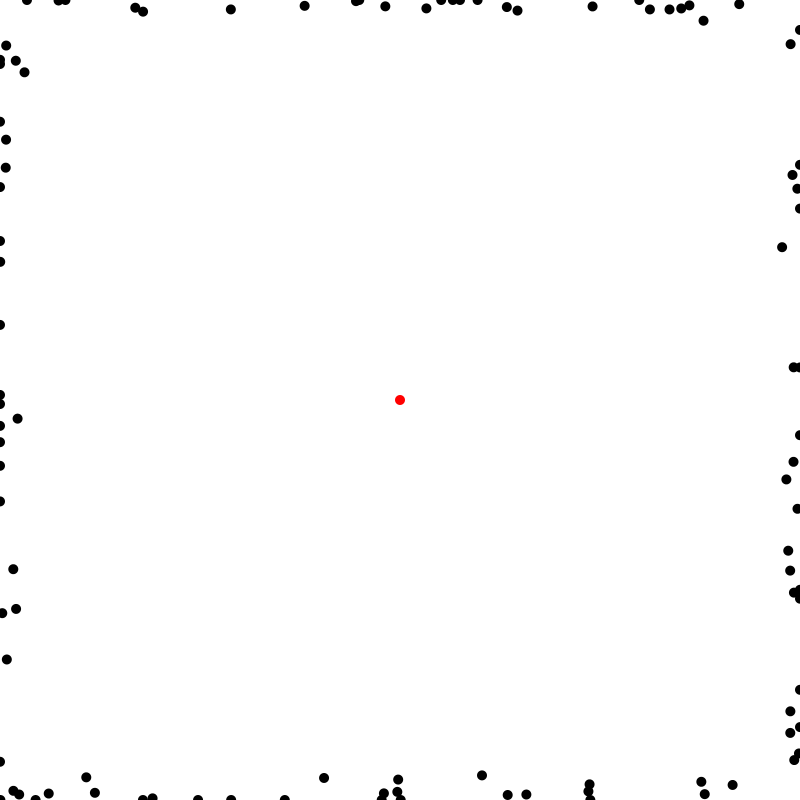
Frame 1 (no input)
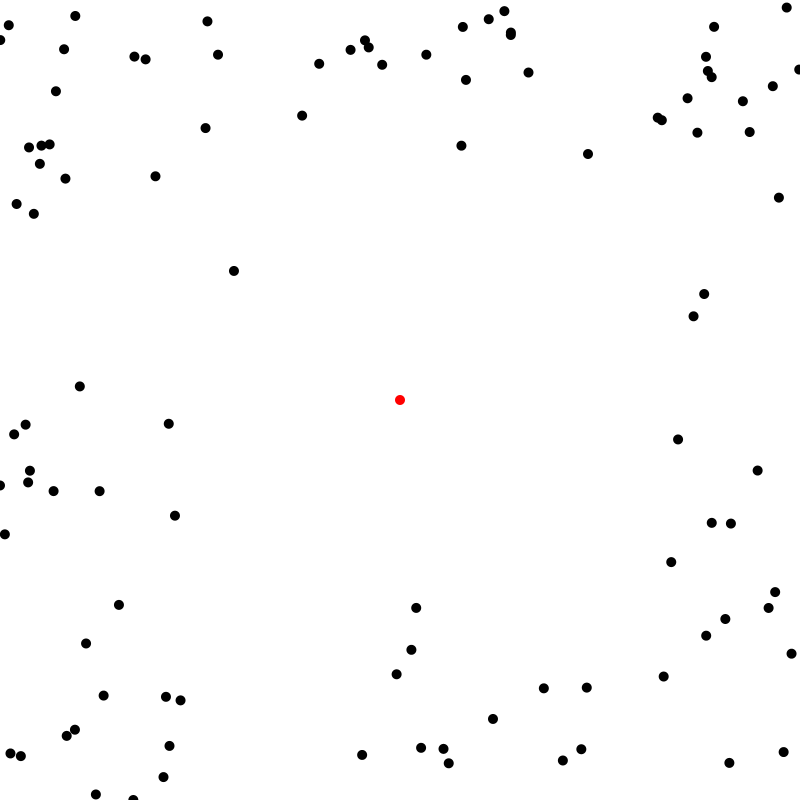
Frame 60 (the mouse pressed at the canvas centre just before this capture)
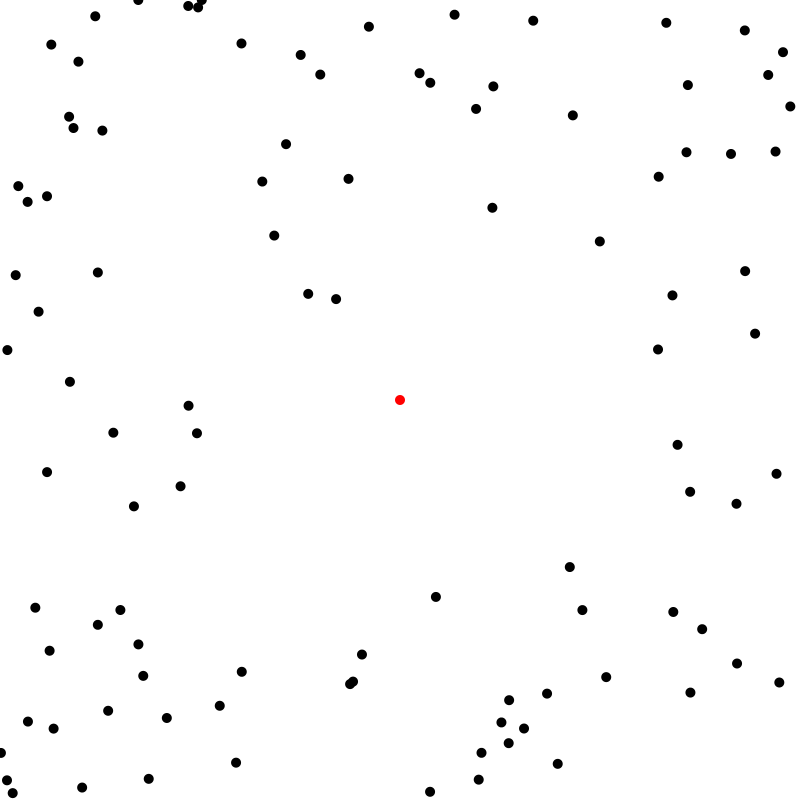
Frame 120 (the mouse held since frame 60 and released just before this capture)

The Processing sketch that drew these frames (run headless with seeded random() and noise(); from frame 60 on, the mouse is pressed at the canvas centre):

// Processing sketch: diffusion_limited_aggregation
// ── diffusion_limited_aggregation.pde
int numOfWalkers = 100;
int iterationsPerFrame = 5;
float walkerDiameter;

ArrayList<Walker> walkers;
ArrayList<Walker> aggregate;


void setup() {
  
  size(800, 800);
  
  //setup walkers
  walkers = new ArrayList<Walker>();
  for(int i = 0; i < numOfWalkers; i++) {
    walkers.add(new Walker());
  }
  
  //setup aggregate
  aggregate = new ArrayList<Walker>();
  aggregate.add(new Walker(width/2, height/2));
  
  //establish squareHypot(diagonal size of square)
  walkerDiameter = walkers.get(0).diameter;
}

void draw() {
  background(255);
  
  //update walkers and process collisions
  for(int i = 0; i < iterationsPerFrame; i++){
    for(Walker w : walkers){
      w.walk();
    
      for(int j = aggregate.size() - 1; j >= 0; j--){
        double dx = w.pos.x - aggregate.get(j).pos.x;
        double dy = w.pos.y - aggregate.get(j).pos.y;
        double dist = Math.hypot(dx, dy);
        
        if(dist <= walkerDiameter){
          aggregate.add(new Walker(w.pos.x, w.pos.y));
          w.resetPos();
        }
      }
    }
  }
  
  //show walkers
  fill(0);
  for(Walker w : walkers){
    w.show();
  }
  
  
  //show aggregate
  fill(255, 0, 0);
  for(Walker a : aggregate){
    a.show();
  }
}

// ── Walker.pde
class Walker {
  float diameter = 10;
  PVector pos;
  
  Walker(float x, float y) {
    pos = new PVector(x, y);
  }
  
  Walker() {
    resetPos();
  }
  
  void resetPos(){
    int x, y;
    
    double r = random(1);
    if(r < 0.25) { //top
      y = 0;
      x = (int)random(width);
    } else if(r < 0.5) { //bottom
      y = height;
      x = (int)random(width);
    } else if(r < 0.75) { //left
      x = 0;
      y = (int)random(height);
    } else { //right
      x = width;
      y = (int)random(height);
    }
    
    pos = new PVector(x, y);
  }
  
  void walk() {
    //move
    double r = random(1);
    double dist = random(diameter/2, diameter);
    if(r < 0.25) {
      pos.x += dist;
    } else if(r < 0.5) {
      pos.x -= dist;
    } else if(r < 0.75) {
      pos.y += dist;
    } else {
      pos.y -= dist;
    }
    
    //out of bounds
    if(pos.x < 0) {
      pos.x = width;
    } else if(pos.x > width) {
      pos.x = 0;
    }
    
    if(pos.y < 0) {
      pos.y = height;
    } else if(pos.y > height) {
      pos.y = 0;
    }
  }
  
  void show() {
    noStroke();
    
    ellipse(pos.x, pos.y, diameter, diameter);
  }
}
